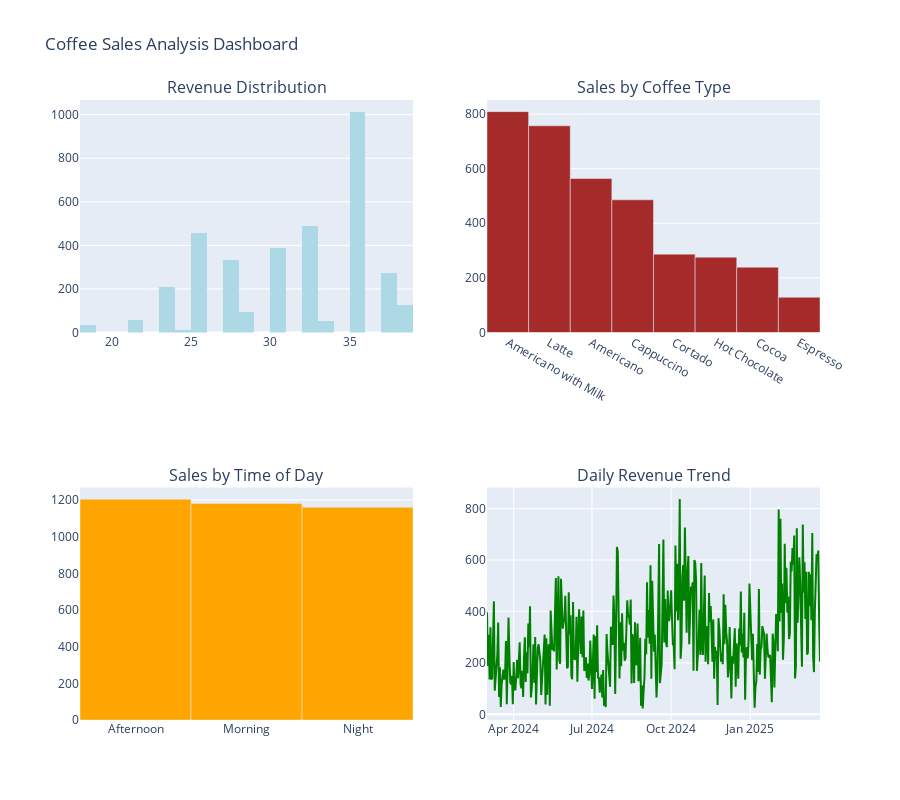

Source (notebook cell):
### Markdown cell above
## 6. Statistical Analysis\n
\n
Perform basic statistical tests and analysis:

### Code cell
# Create comprehensive visualizations
fig = make_subplots(
 rows=2, cols=2,
 subplot_titles=['Revenue Distribution', 'Sales by Coffee Type',
 'Sales by Time of Day', 'Daily Revenue Trend'],
 specs=[[{"secondary_y": False}, {"secondary_y": False}],
 [{"secondary_y": False}, {"secondary_y": False}]]
)

# 1. Revenue distribution histogram
fig.add_trace(go.Histogram(
 x=df['revenue'],
 name='Revenue Distribution',
 nbinsx=30,
 marker_color='lightblue'
), row=1, col=1)

# 2. Sales by coffee type
coffee_counts = df['coffee_name'].value_counts().head(10)
fig.add_trace(go.Bar(
 x=coffee_counts.index,
 y=coffee_counts.values,
 name='Coffee Sales',
 marker_color='brown'
), row=1, col=2)

# 3. Sales by time of day
time_counts = df['Time_of_Day'].value_counts()
fig.add_trace(go.Bar(
 x=time_counts.index,
 y=time_counts.values,
 name='Time Analysis',
 marker_color='orange'
), row=2, col=1)

# 4. Daily revenue trend
daily_revenue = df.groupby('Date')['revenue'].sum().reset_index()
fig.add_trace(go.Scatter(
 x=daily_revenue['Date'],
 y=daily_revenue['revenue'],
 mode='lines',
 name='Daily Revenue',
 line={'color': 'green', 'width': 2}
), row=2, col=2)

fig.update_layout(
 height=800,
 title_text="Coffee Sales Analysis Dashboard",
 showlegend=False
)

fig.show()

### Figure 1 — Plotly figure (JSON) as saved in the notebook; plotly's stock layout.template omitted (floating-point values rounded to 4 significant figures; data arrays with more than 128 entries replaced by an {"elided": "..."} marker saying what was removed)
{"data": [{"marker": {"color": "lightblue"}, "name": "Revenue Distribution", "nbinsx": 30, "type": "histogram", "x": {"elided": "3547 float values"}, "xaxis": "x", "yaxis": "y"}, {"marker": {"color": "brown"}, "name": "Coffee Sales", "type": "bar", "x": ["Americano with Milk", "Latte", "Americano", "Cappuccino", "Cortado", "Hot Chocolate", "Cocoa", "Espresso"], "xaxis": "x2", "y": [809, 757, 564, 486, 287, 276, 239, 129], "yaxis": "y2"}, {"marker": {"color": "orange"}, "name": "Time Analysis", "type": "bar", "x": ["Afternoon", "Morning", "Night"], "xaxis": "x3", "y": [1205, 1181, 1161], "yaxis": "y3"}, {"line": {"color": "green", "width": 2}, "mode": "lines", "name": "Daily Revenue", "type": "scatter", "x": {"elided": "381 str values"}, "xaxis": "x4", "y": {"elided": "381 float values"}, "yaxis": "y4"}], "layout": {"annotations": [{"font": {"size": 16}, "showarrow": false, "text": "Revenue Distribution", "x": 0.225, "xanchor": "center", "xref": "paper", "y": 1, "yanchor": "bottom", "yref": "paper"}, {"font": {"size": 16}, "showarrow": false, "text": "Sales by Coffee Type", "x": 0.775, "xanchor": "center", "xref": "paper", "y": 1, "yanchor": "bottom", "yref": "paper"}, {"font": {"size": 16}, "showarrow": false, "text": "Sales by Time of Day", "x": 0.225, "xanchor": "center", "xref": "paper", "y": 0.375, "yanchor": "bottom", "yref": "paper"}, {"font": {"size": 16}, "showarrow": false, "text": "Daily Revenue Trend", "x": 0.775, "xanchor": "center", "xref": "paper", "y": 0.375, "yanchor": "bottom", "yref": "paper"}], "height": 800, "showlegend": false, "title": {"text": "Coffee Sales Analysis Dashboard"}, "xaxis": {"anchor": "y", "domain": [0, 0.45]}, "xaxis2": {"anchor": "y2", "domain": [0.55, 1]}, "xaxis3": {"anchor": "y3", "domain": [0, 0.45]}, "xaxis4": {"anchor": "y4", "domain": [0.55, 1]}, "yaxis": {"anchor": "x", "domain": [0.625, 1]}, "yaxis2": {"anchor": "x2", "domain": [0.625, 1]}, "yaxis3": {"anchor": "x3", "domain": [0, 0.375]}, "yaxis4": {"anchor": "x4", "domain": [0, 0.375]}}}
